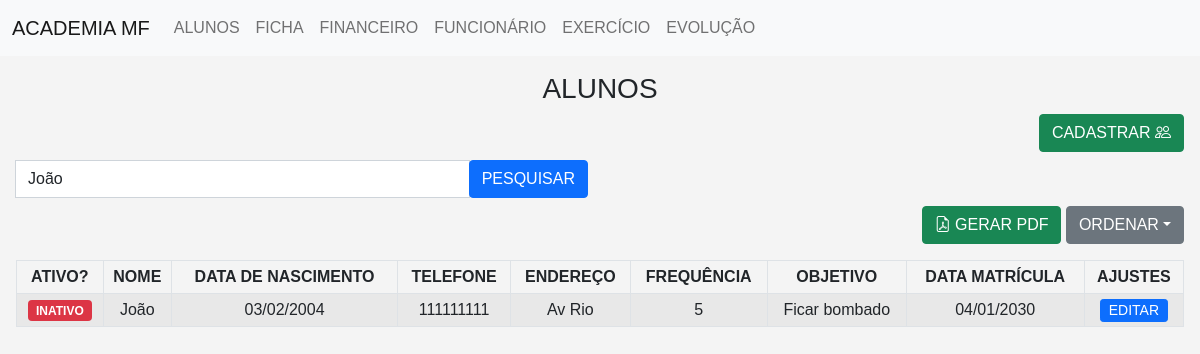
Page /Matricula/index.php?pesquisa=João on the committed database.
### tables this page shows
CREATE TABLE `aluno` (
  `id` int(11) NOT NULL,
  `nome` varchar(255) DEFAULT NULL,
  `data_nascimento` date DEFAULT NULL,
  `telefone` varchar(255) DEFAULT NULL,
  `endereco` varchar(255) DEFAULT NULL,
  `frequencia` int(11) DEFAULT NULL,
  `objetivo` varchar(255) DEFAULT NULL,
  `data_matricula` date DEFAULT NULL,
  `ativo` tinyint(1) NOT NULL DEFAULT 1
);

### Classe/Conexao.php (called while the page is built)
<?php
class Db{
    public static function conexao(){
        try {
            $conexao = new PDO("mysql:host=localhost;dbname=heman;", "root", "");
            $conexao->setAttribute(PDO::ATTR_ERRMODE, PDO::ERRMODE_EXCEPTION);
            return $conexao;
        } catch (PDOException $e) {
            return NULL;
        }
    }
}
?>

### Matricula/index.php (the view, shortened to what this page needs)
<!doctype html>
<html lang="pt-BR">
<head>
    <link href="https://cdn.jsdelivr.net/npm/bootstrap@5.0.2/dist/css/bootstrap.min.css" rel="stylesheet">
    <link rel="stylesheet" href="https://cdn.jsdelivr.net/npm/bootstrap-icons@1.10.5/font/bootstrap-icons.css">
    <link rel="stylesheet" href="https://cdn.jsdelivr.net/npm/bootstrap-icons@1.8.1/font/bootstrap-icons.css">
    <link rel="stylesheet" href="style.css">
</head>
<body>
<?php include("../Classe/Conexao.php") ?>
<?php include("../Navbar/navbar.php"); ?>
<?php $pesquisa = isset($_GET["pesquisa"]) ? $_GET["pesquisa"] : NULL; ?>
<?php $ordenar = isset($_GET["ordenar"]) ? $_GET["ordenar"] : "ASC"; ?>
<section class="p-3">
    <h3>ALUNOS</h3>
    <div class="text-end mb-2 conteudo-esconder-pdf">
        <button class="btn btn-success" data-bs-toggle="modal" data-bs-target="#cadastrar">
            CADASTRAR <i class="bi bi-people"></i>
        </button>
    </div>
    <form method="get" class="mb-2 conteudo-esconder-pdf">
        <div class="row">
            <div class="col-md-6">
                <div class="input-group">
                    <input name="pesquisa" value="<?php echo $pesquisa; ?>" type="text" class="form-control" placeholder="Buscar por nome...">
                    <div class="input-group-pprend">
                        <button class="btn btn-primary">PESQUISAR</button>
                    </div>
                </div>
            </div>
        </div>
    </form>
    <div class="col-12 text-end conteudo-esconder-pdf">
        <div class="d-inline">
            <button class="btn btn-success botao-gerar-pdf">
                <i class="bi bi-file-earmark-pdf"></i> GERAR PDF
            </button>
        </div>
        <div class="d-inline">
            <div class="dropdown d-inline">
                <button class="btn btn-secondary dropdown-toggle" type="button" id="filterDropdown" data-bs-toggle="dropdown" aria-expanded="false">ORDENAR</button>
            </div>
        </div>
    </div>
    <table class="table table-striped table-hover mt-3 text-center table-bordered table-sm">
        <thead>
            <tr>
                <th>ATIVO?</th>
                <th>NOME</th>
                <th>DATA DE NASCIMENTO</th>
                <th>TELEFONE</th>
                <th>ENDEREÇO</th>
                <th>FREQUÊNCIA</th>
                <th>OBJETIVO</th>
                <th>DATA MATRÍCULA</th>
                <th class="conteudo-esconder-pdf">AJUSTES</th>
            </tr>
        </thead>
        <tbody>
            <?php
            $sql = ("SELECT * FROM `aluno`");
            if($pesquisa){
                $sql .= (" WHERE `nome` LIKE '%{$pesquisa}%'");
            }
            if($ordenar == "ASC"){
                $sql .= (" ORDER BY `data_matricula` ASC");
            }else if($ordenar == "DESC"){
                $sql .= (" ORDER BY `data_matricula` DESC");
            }
            $executar = Db::conexao()->query($sql);
            $alunos = $executar->fetchAll(PDO::FETCH_OBJ);
            ?>
            <?php foreach ($alunos as $aluno) { ?>
                <tr>
                    <td>
                        <?php if($aluno->ativo == 1) { ?>
                            <span class="badge bg-success">ATIVO</span>
                        <?php } else { ?>
                            <span class="badge bg-danger">INATIVO</span>
                        <?php } ?>
                    </td>
                    <td><?php echo $aluno->nome; ?></td>
                    <td>
                        <?php if($aluno->data_nascimento) { ?>
                            <?php echo date('d/m/Y', strtotime($aluno->data_nascimento)); ?>
                        <?php } else { ?>
                            --
                        <?php } ?>
                    </td>
                    <td><?php echo $aluno->telefone; ?></td>
                    <td><?php echo $aluno->endereco; ?></td>
                    <td><?php echo $aluno->frequencia; ?></td>
                    <td><?php echo $aluno->objetivo; ?></td>
                    <td><?php echo date('d/m/Y', strtotime($aluno->data_matricula)); ?></td>
                    <td class="conteudo-esconder-pdf">
                        <button
                            class="conteudo-esconder-pdf btn btn-primary btn-sm p-0 ps-2 pe-2 botao-selecionar-matricula"
                            data-id="<?php echo $aluno->id; ?>"
                            data-nome="<?php echo $aluno->nome; ?>"
                            data-data_nascimento="<?php echo $aluno->data_nascimento; ?>"
                            data-telefone="<?php echo $aluno->telefone; ?>"
                            data-endereco="<?php echo $aluno->endereco; ?>"
                            data-frequencia="<?php echo $aluno->frequencia; ?>"
                            data-objetivo="<?php echo $aluno->objetivo; ?>"
                            data-data_matricula="<?php echo $aluno->data_matricula; ?>"
                            data-ativo="<?php echo $aluno->ativo; ?>">
                            EDITAR
                        </button>
                    </td>
                </tr>
            <?php } ?>
    </table>
</section>
</body>
</html>

### Evolucao/style.css (style rules this page uses)
body { font-family: Arial, sans-serif; background-color: #f4f4f4; text-align: center; background-image: url(Academia1.png); }
button { padding: 10px 20px; border: none; border-radius: 5px; background-color: #198754; color: white; cursor: pointer; }

### rows in the picture
aluno: ativo "INATIVO", nome "João", data_nascimento "03/02/2004", telefone "111111111", endereco "Av Rio", frequencia "5", objetivo "Ficar bombado", data_matricula "04/01/2030"
